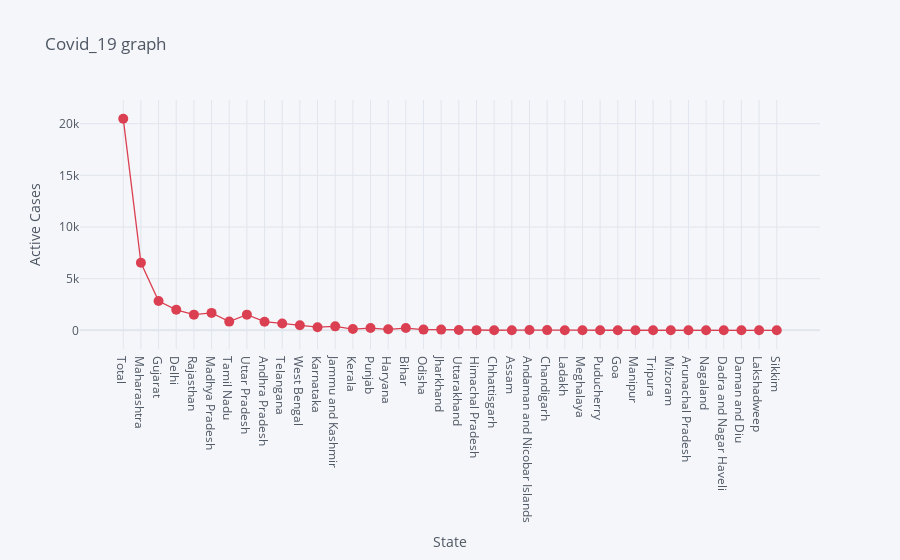

The code cell stored with this chart in its notebook:
### Markdown cell above
# Active Cases per State

### Code cell
df.iplot(kind= 'scatter', x= 'State', y='Active', mode= 'markers+lines', title= 'Covid_19 graph', xTitle= 'State', yTitle= 'Active Cases', color= 'red', size= 10)

### Figure 1 — Plotly figure (JSON) as saved in the notebook; plotly's stock layout.template omitted (floating-point values rounded to 4 significant figures)
{"data": [{"line": {"color": "rgba(219, 64, 82, 1.0)", "dash": "solid", "shape": "linear", "width": 1.3}, "marker": {"size": 10, "symbol": "circle"}, "mode": "markers+lines", "name": "Active", "text": "", "type": "scatter", "x": ["Total", "Maharashtra", "Gujarat", "Delhi", "Rajasthan", "Madhya Pradesh", "Tamil Nadu", "Uttar Pradesh", "Andhra Pradesh", "Telangana", "West Bengal", "Karnataka", "Jammu and Kashmir", "Kerala", "Punjab", "Haryana", "Bihar", "Odisha", "Jharkhand", "Uttarakhand", "Himachal Pradesh", "Chhattisgarh", "Assam", "Andaman and Nicobar Islands", "Chandigarh", "Ladakh", "Meghalaya", "Puducherry", "Goa", "Manipur", "Tripura", "Mizoram", "Arunachal Pradesh", "Nagaland", "Dadra and Nagar Haveli", "Daman and Diu", "Lakshadweep", "Sikkim"], "y": [20486, 6538, 2837, 1987, 1515, 1685, 841, 1516, 835, 660, 486, 302, 380, 123, 220, 94, 219, 67, 66, 25, 16, 5, 8, 22, 19, 4, 11, 4, 0, 0, 0, 1, 0, 0, 0, 0, 0, 0]}], "layout": {"legend": {"bgcolor": "#F5F6F9", "font": {"color": "#4D5663"}}, "paper_bgcolor": "#F5F6F9", "plot_bgcolor": "#F5F6F9", "title": {"font": {"color": "#4D5663"}, "text": "Covid_19 graph"}, "xaxis": {"gridcolor": "#E1E5ED", "showgrid": true, "tickfont": {"color": "#4D5663"}, "title": {"font": {"color": "#4D5663"}, "text": "State"}, "zerolinecolor": "#E1E5ED"}, "yaxis": {"gridcolor": "#E1E5ED", "showgrid": true, "tickfont": {"color": "#4D5663"}, "title": {"font": {"color": "#4D5663"}, "text": "Active Cases"}, "zerolinecolor": "#E1E5ED"}}}
